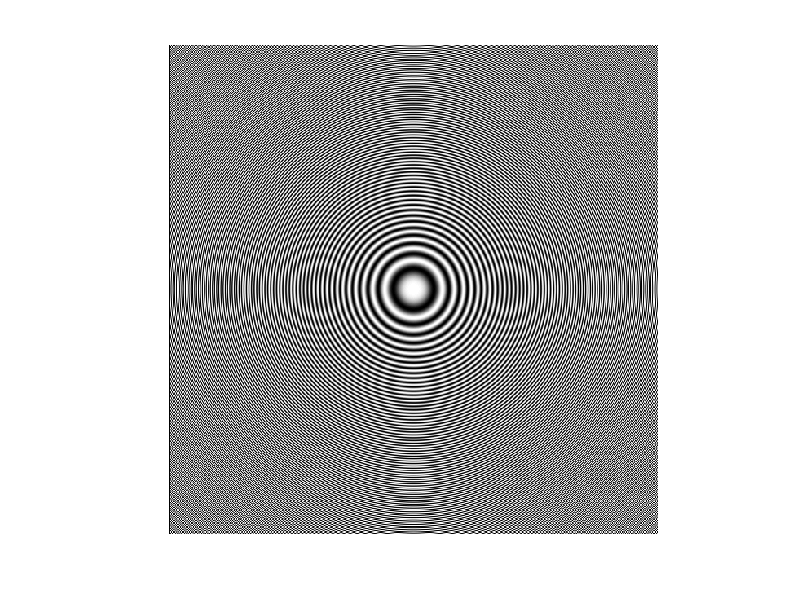

Reproduce this figure in MATLAB.
% Holographic Optical Element (HOE)
% A HOE lens is made and its phase distribution is transfered to the HoloEye
% LCD spatial light modulator (SLM)
% Dr F.A. van Goor, University of Twente. April 2010

clear all; %free memory
clc; %clear command window
close all; %close all figures

m=1;
nm=1e-9*m;
mm=1e-3*m;
cm=1e-2*m;
deg=pi/180;

lambda=632.8*nm; %red HeNe laser
size=19.05*mm; %the HoloEye LCD is W x H = 25.4mm x 19.05 mm
N=600; %The HoloEye LCD has W x H = 800 x 600 pixels, we use a square grid of 600 x 600 pixels
f=1000*mm; %Focal length of the HOE lens

% Calculate the phase distribution of the HOE lens
%pre-allocate memory, so Matlab does not complain:
Phase=zeros(N,N);
X=zeros(N);
Y=zeros(N);
for i=1:N
    X(i)=-size/2+i*size/N;
    for j=1:N
        Y(j)=-size/2+j*size/N;
        Phase(i,j)=cos((X(i)^2+Y(j)^2)*pi/lambda/f)*1.8;
    end;
end;
clear Y; %We don't use Y anymore, so clear it

% Plot the phase distribution on the HoloEye LCD spatial light modulator (SLM)
v=get(0,'MonitorPositions'); % This Matlab command gives the position(s) of the monitor(s) connected to your PC.
if (rank(v) == 2) % rank(v) = 1 means that only one monitor is connected, rank(v) = 2 means that two monitors are connected.
    disp('Dual monitor detected\n');
    figure(1);
    set(gcf,'Position',[v(2,1) v(2,2) 800 600]);  % Set the position of the current figure
    imshow(Phase,[],'InitialMagnification','fit','Border','tight'); % Plot the phase distribution on the second monitor, which should be the 800 x 600 pixels HoloEye LCD
else
    disp('Only one screen detected, connect the HoloEye SLM and set-up dual monitor');
end;
% Repeat the phase plot on your primary screen
figure ('Name','Phase Distribution HOE lens','NumberTitle','off');
imshow(Phase,[],'InitialMagnification','fit','Border','tight');

%Do a LightPipes for Matlab simulation to simulate the experiment
%You have to increase the focal length to resolve the far field
%pattern. (Remove the comments below)
%{
%A (off-axis)HOE lens can also be made with the interferogram of a spherical and a
%plane wave:
F=LPBegin(size,lambda,N);
Fplane=F; %plane wave
Fplane=LPTilt(0.05*deg,0,Fplane);%tilt the plane wave
Fspherical=LPLens(-f,0,0,F);%spherical wave
F=LPBeamMix(Fspherical,Fplane);%interference
Phase=LPIntensity(1,F)*3.6;%the interference pattern is 'edged' on a glass plate, such that phase jumps of about pi radians occur.
figure ('Name','Simulation1','NumberTitle','off');
imshow(Phase,[],'InitialMagnification','fit','Border','tight');%
%}
%{
F=LPBegin(size,lambda,N);
F=LPSubPhase(Phase,F);
%F=LPLens(f,0,0,F);%To compare with a real lens comment the line above and un-comment this command.
F=LPForvard(f,F);
I=LPIntensity(0,F);
figure ('Name','Simulation2','NumberTitle','off');
imshow(I,[],'InitialMagnification','fit','Border','tight');
figure(5);
plot(X,I(:,N/2));
%axis([-1*mm 1*mm 0 10]);
%}